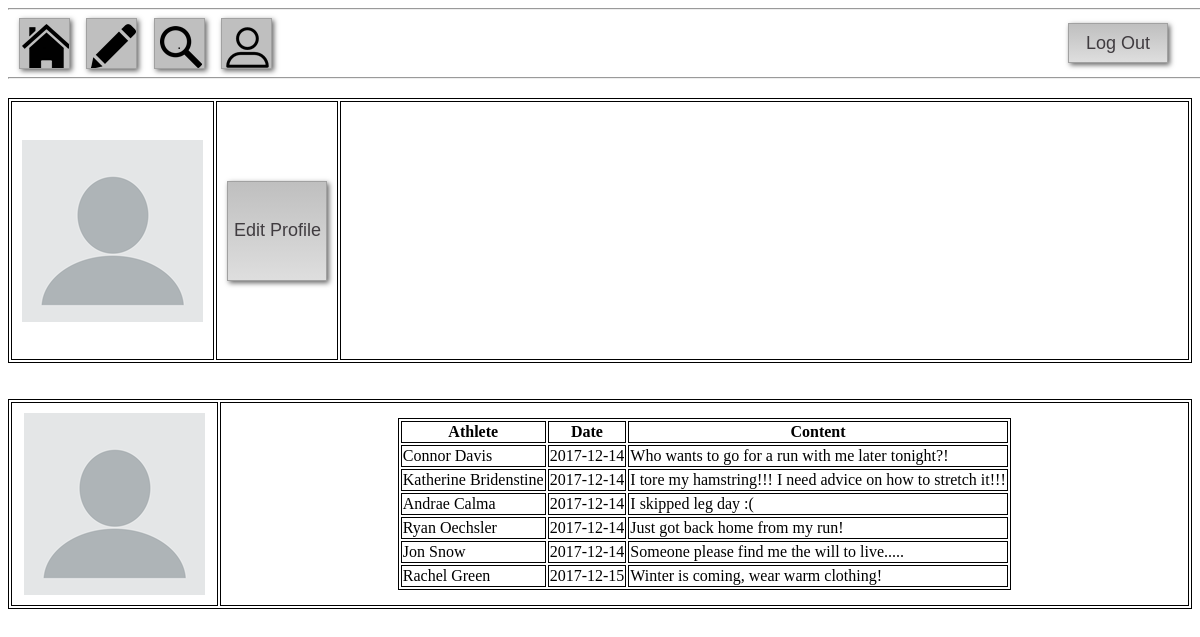
Page /profilePage-bak.php on the committed database.
### tables this page shows
CREATE TABLE `Posts` (
  `C_ID` int(10) unsigned DEFAULT NULL,
  `Post_id` int(10) unsigned NOT NULL AUTO_INCREMENT,
  `Date` date NOT NULL,
  `Content` varchar(200) NOT NULL,
  PRIMARY KEY (`Post_id`),
  KEY `C_ID` (`C_ID`),
  CONSTRAINT `Posts_ibfk_1` FOREIGN KEY (`C_ID`) REFERENCES `Customer` (`Customer_ID`) ON DELETE CASCADE
);

CREATE TABLE `Customer` (
  `Customer_ID` int(10) unsigned NOT NULL AUTO_INCREMENT,
  `Athlete` varchar(150) NOT NULL,
  `Email` varchar(50) NOT NULL,
  `School_name` varchar(30) NOT NULL,
  PRIMARY KEY (`Customer_ID`)
);

### profilePage-bak.php (the view, shortened to what this page needs)
<html>
<head>
<div class="headerBar">
<hr>
&nbsp&nbsp<button class="btn1"><a href="mainPage.php">.</a></button>
&nbsp&nbsp<button class="btn2"><a href="postPage.html">.</a></button>
&nbsp&nbsp<button class="btn3"><a href="searchPage.html">.</a></button>
&nbsp&nbsp<button class="btn4"><a href="profilePage.html">.</a></button>
&nbsp&nbsp<button class="btn5"><a href="needsFixing.html">Log Out</a></button>
<hr>
</div>
</head>
<body>
	<br>
	<br>
<br>
<br>
<table style="width: 100%;" border="1" cellpadding="10">
<tbody>
<tr style="height: 150px;">
<td style="width: 120px; height: 200px; cell-padding:"5px"><center><img src="images/blankProfilePic.png" alt="Logo"></center></td>
<td style="width: 100px; height: 259px;"><center><button class="btn"><a href="editProfile.html">Edit Profile</a></button></center></td>
<td style="width: 100%; height: 259px;"></td>
</tr>
</tbody>
</table>
<br><br>
<table style="width: 100%;" border="1" cellpadding="10">
<tbody>
<tr style="height: 120px;">
	<td style="width: 10%; height: 150px;"><center><img src="images/blankProfilePic.png" alt="Logo"></center></td>
	<td style="width: 80%; height: 150px;"><center>
<?php
$query3 = "SELECT * FROM Posts";
$result3 = mysql_query($query3) or die();
$query = "SELECT C_ID FROM Posts";
$result = mysql_query($query) or die();
echo "<table><tr><th>Athlete</th><th>Date</th><th>Content</th></tr>";
while($row = mysql_fetch_assoc($result)) {
$cid = $row['C_ID'];
$query2 = "SELECT Athlete FROM Customer WHERE Customer_ID = '$cid'";
$result2 = mysql_query($query2) or die();
$row2 = mysql_fetch_assoc($result2);
$row3 = mysql_fetch_assoc($result3);
echo "<tr><td>" . $row2['Athlete']. "</td><td>" . $row3['Date']. "</td><td>" . $row3['Content']. "</td></tr>";
}
echo "</table>";
?>
</center></td>
</tr>
</tbody>
</table>
</body>
</html>

### rows in the picture
posts: C_ID.Athlete "Connor Davis", posts.Date "2017-12-14", posts.Content "Who wants to go for a run with me later tonight?!"
posts: C_ID.Athlete "Katherine Bridenstine", posts.Date "2017-12-14", posts.Content "I tore my hamstring!!! I need advice on how to stretch it!!!"
posts: C_ID.Athlete "Andrae Calma", Date "2017-12-14", Content "I skipped leg day :("
posts: C_ID.Athlete "Ryan Oechsler", Date "2017-12-14", Content "Just got back home from my run!"
posts: C_ID.Athlete "Jon Snow", Date "2017-12-14", Content "Someone please find me the will to live....."
posts: C_ID.Athlete "Rachel Green", Date "2017-12-15", Content "Winter is coming, wear warm clothing!"
